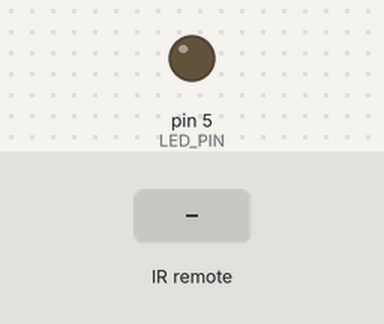
The sketch below on a simulated Arduino Uno, built with avr-gcc and run on an emulated ATmega328P. Shown: output pins drawn as LEDs (lit = HIGH). The test bench sets the inputs (shaded band).

Above: at 1.2 s.
1.3 s: infrared code 0x800F8422 received
At 1.7 s:
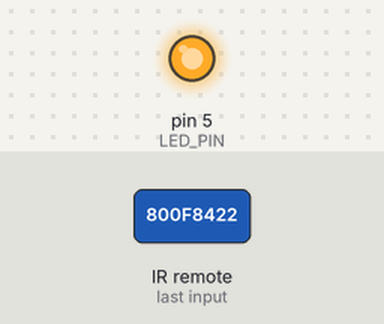
2.8 s: infrared code 0x800F041F received
At 4.0 s:
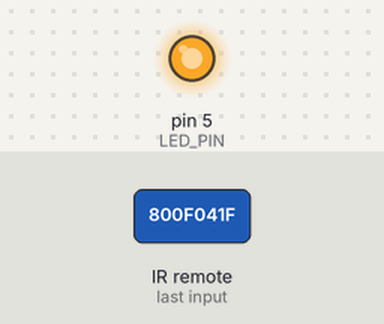
Timing chart, 0 to 5.8 s (numbered marks = the images above; inputs shaded):
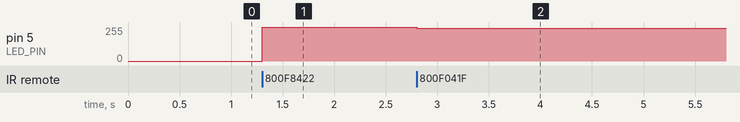

The sketch:

Led_light_up_using_IR.ino
```cpp
//#include "global_def.h"  // These don't seem to work.  They should.
//#include "ms_remote_map.h" // These don't seem to work.  They should.
#include <IRremote.h>
//#include <IRremoteInt.h>

//#define ms_remote_map.h

//below mappings are for Microsoft Media Center Remote
#define OK_POS1 0x800F0422
#define OK_POS2  0x800F8422
#define VOL_DWN_POS1 0x800F041F
#define VOL_DWN_POS2 0x800F841F
#define VOL_UP_POS1 0x800F041E
#define VOL_UP_POS2 0x800F841E
#define MAX_BRIGHT 255
#define SL_BD_RT 9600


#define RECV_PIN 11
#define LED_PIN 5 // choose the pin for the LED

byte ledState;
IRrecv irrecv(RECV_PIN);
decode_results results;
boolean power_state = LOW;

void setup(){
  Serial.begin(SL_BD_RT);
  irrecv.enableIRIn(); // Start the receiver
  pinMode(LED_PIN, OUTPUT);  // declare LED as output
}

void loop() {
  if (irrecv.decode(&results)) {  //If IR receive results are detected
   // Serial.println(results.value, HEX);
    switch (results.value) {

     //Power
    case OK_POS1:
      //   Serial.println("Power");
         ledState = 125;
         digitalWrite(LED_PIN, LOW);  // turn LED ON
    break;

    case OK_POS2:
         digitalWrite(LED_PIN, HIGH);  // turn LED ON
    break;

    //Dim
    case VOL_DWN_POS1:
          ledState -= 10;
          if (ledState > 0){
          analogWrite(LED_PIN, ledState);  // Dim LED
          }
    break;

    case VOL_DWN_POS2:
         ledState -= 10;
         if (ledState > 0){
         analogWrite(LED_PIN, ledState);  // Dim LED
         }
    break;

    //Brighten
    case VOL_UP_POS1:
         if (ledState < MAX_BRIGHT){
            ledState += 10;
          }
         analogWrite(LED_PIN, ledState);  // Brighten LED
    break;

   case VOL_UP_POS2:
          if (ledState < MAX_BRIGHT){
            ledState += 10;
          }
         analogWrite(LED_PIN, ledState);  // Brighten LED
    break;
    //default:
     //  Serial.println("");
  }

    delay(200);  // 1/5 second delay for arbitrary clicks.  Will implement debounce later.
    irrecv.resume(); // Receive the next value
  }
}
```

Measured:
- after the input at 1.3 s, pin 5 (LED_PIN): 0/255 → 255/255 at once
- after the input at 2.8 s, pin 5 (LED_PIN): 255/255 → 246/255 at once
